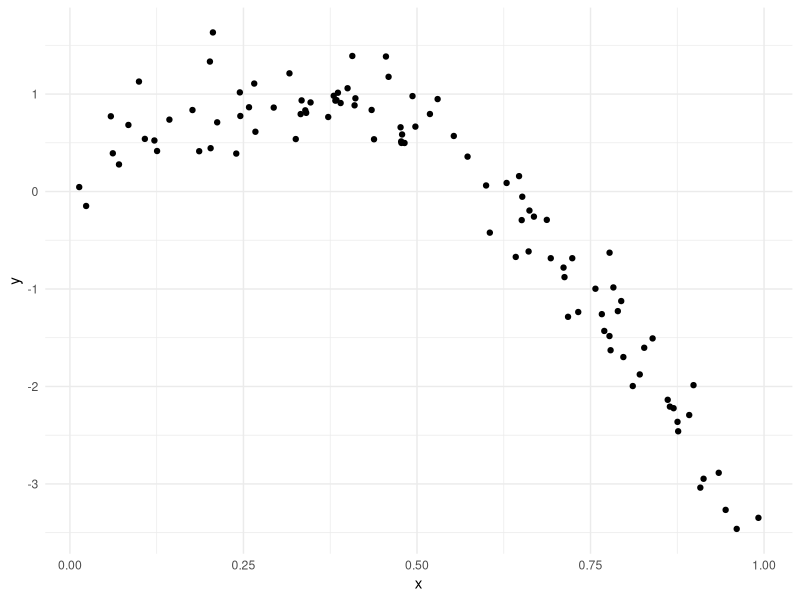
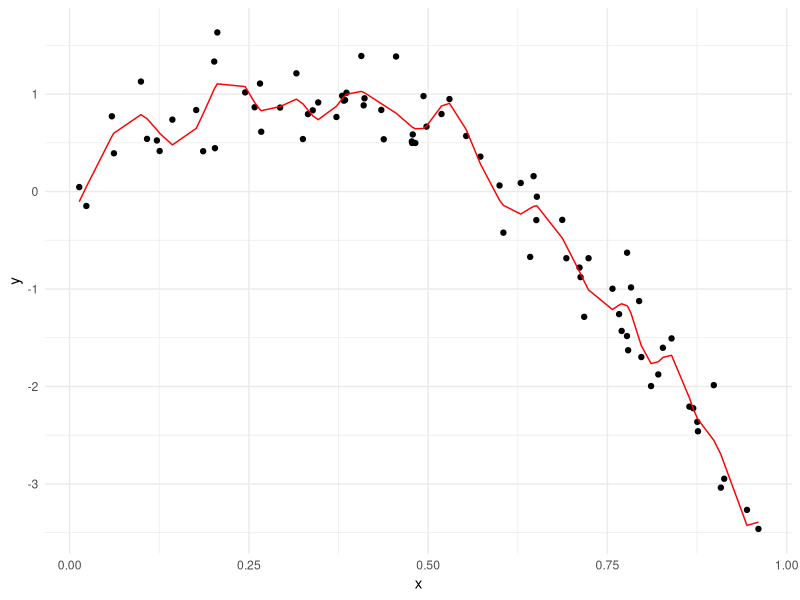
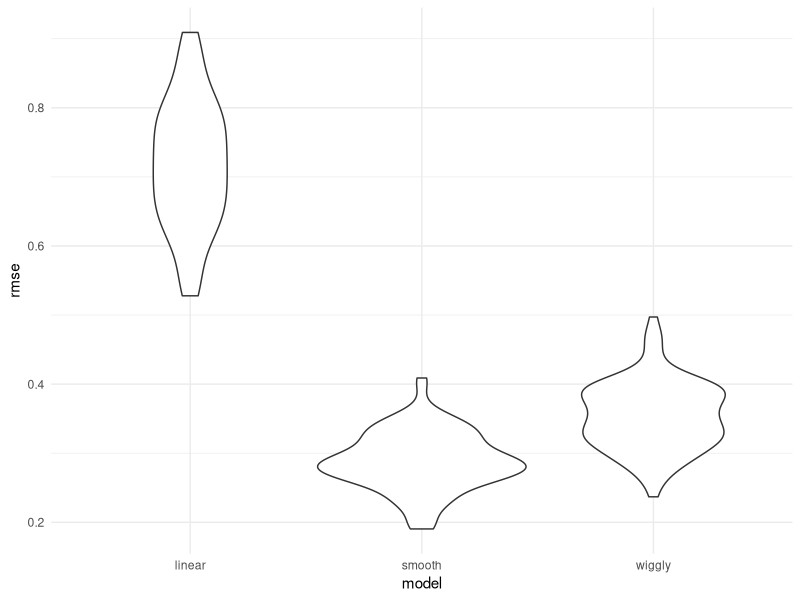

Write the R code that produced these figures, in order.
## ---- chunk 1
library(tidyverse)
library(modelr)
library(mgcv)

knitr::opts_chunk$set(
  fig.width = 6,
  fig.asp = 0.6,
  out.width = "90%"
)

theme_set(theme_minimal() + theme(legend.position = "bottom"))

options(
  ggplot2.continuous.colour = "viridis",
  ggplot2.continuous.fill = "viridis"
)

scale_colour_discrete = scale_color_viridis_d
scale_fill_discrete = scale_fill_viridis_d

set.seed(1)
## ---- chunk 2
nonlin_df = 
  tibble(
    id = 1:100,
    x = runif(100, 0, 1),
    y = 1 - 10 * (x - .3) ^ 2 + rnorm(100, 0, .3)
  )

nonlin_df |> 
  ggplot(aes(x = x, y = y)) + 
  geom_point()
## ---- chunk 3
train_df = sample_n(nonlin_df, size = 80)
test_df = anti_join(nonlin_df, train_df, by = "id")
## ---- chunk 4
linear_mod = lm(y ~ x, data = train_df)
smooth_mod = gam(y ~ s(x), data = train_df)
wiggly_mod = gam(y~s(x, k = 30), sp = 10e-6, data = train_df)
## ---- chunk 5
train_df %>% 
  add_predictions(wiggly_mod) %>% 
  ggplot(aes(x = x, y = y)) +
  geom_point() +  
  geom_line(aes(y = pred), color = "red")
## ---- chunk 6
rmse(linear_mod, test_df)
rmse(smooth_mod, test_df)
rmse(wiggly_mod, test_df)
## ---- chunk 7
cv_df = 
  crossv_mc(nonlin_df, 100)
## ---- chunk 8
cv_df %>% pull(train) %>% .[[1]] %>% as_tibble()
cv_df %>% pull(test) %>% .[[1]] %>% as_tibble()
## ---- chunk 9
cv_df = 
  cv_df %>% 
  mutate(
    train = map(train, as_tibble),
    test = map(test, as_tibble)
  )
## ---- chunk 10
cv_df = 
  cv_df %>% 
  mutate(
    linear_mod = map(.x = train, ~lm(y ~ x, data = .x)),
    smooth_mod = map(.x = train, ~gam(y ~ s(x), data = .x)),
    wiggly_mod = map(.x = train, ~gam(y ~ s(x, k = 30), sp = 10e-6, data = .x)),
  ) %>% 
  mutate(
    rmse_linear = map2_dbl(.x = linear_mod, .y = test, ~rmse(model = .x, data = .y)),
    rmse_smooth = map2_dbl(.x = smooth_mod, .y = test, ~rmse(model = .x, data = .y)),
    rmse_wiggly = map2_dbl(.x = wiggly_mod, .y = test, ~rmse(model = .x, data = .y))
  )
## ---- chunk 11
cv_df %>% 
  select(starts_with("rmse")) %>% 
  pivot_longer(
    everything(),
    names_to = "model",
    values_to = "rmse",
    names_prefix = "rmse_"
  ) %>% 
  ggplot(aes(x = model, y = rmse)) + 
  geom_violin()
## ---- chunk 12
cv_df %>% 
  select(starts_with("rmse")) %>% 
  pivot_longer(
    everything(),
    names_to = "model",
    values_to = "rmse",
    names_prefix = "rmse_"
  ) %>%
  group_by(model) %>% 
  summarize(avg_rmse = mean(rmse))
